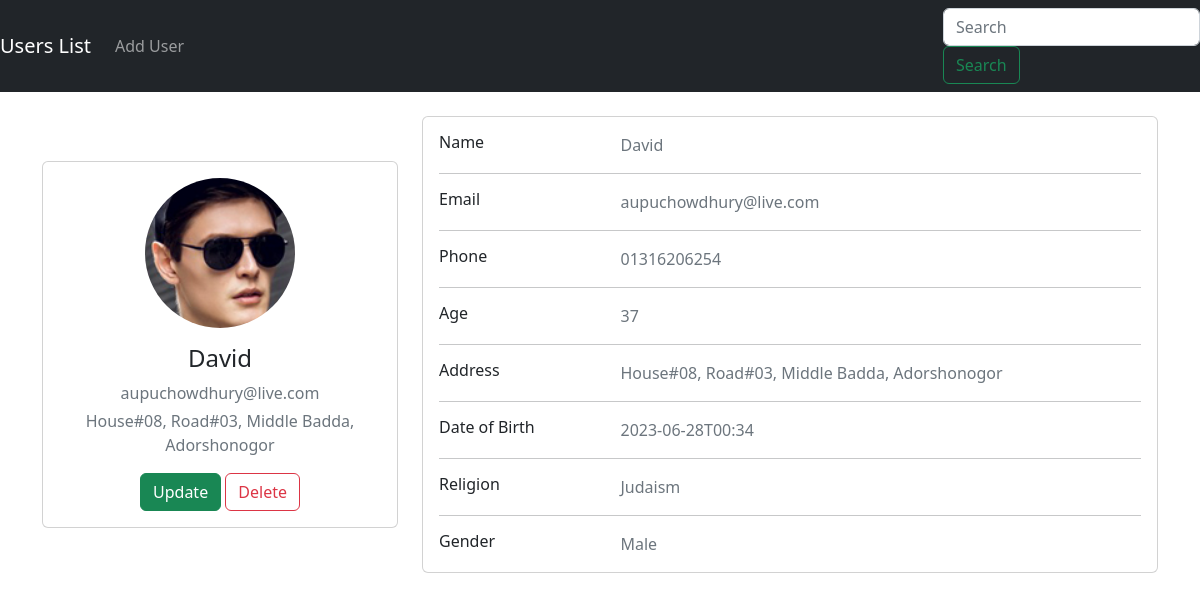
Screenshot of /detailsProfile/9/ with the database file from the repository.
### App/models.py (models this page shows, shortened)
class Profile(models.Model):
    RELIGION = (
        ('Islam', 'Islam'),
        ('Hinduism', 'Hinduism'),
        ('Buddhism', 'Buddhism'),
        ('Judaism', 'Judaism'),
        ('Christianity', 'Christianity')
    )
    GENDER = (
        ('Male', 'Male'),
        ('Female', 'Female'),
        ('Others', 'Others')
    )
    name =      models.CharField    (max_length=30, null=True, blank=True)
    image =     models.ImageField   (upload_to='profile_pic/', default='default/no_img.jpg', null=True, blank=True)
    email =     models.EmailField   (max_length=30, null=True, blank=True)
    age =       models.CharField    (max_length=2, null=True, blank=True)
    address =   models.TextField    (max_length=300, null=True, blank=True)
    phone =     models.TextField    (max_length=15, null=True, blank=True)
    dob =       models.TextField    (max_length=15, null=True, blank=True)
    religion =  models.CharField    (max_length=20, choices=RELIGION)
    gender =    models.CharField    (max_length=10, choices=GENDER)

### App/views.py (the view)
# urls.py: path('detailsProfile/<int:id>/', detailsProfile, name='detailsProfile'),
def detailsProfile(Request, id):
    prof = Profile.objects.get(id=id)
    return render(Request,'detailsProfile.html', locals())

### template/detailsProfile.html (shortened to what this page needs)
<!DOCTYPE html>
<html lang="en">
{% load static %}
<head>
    <link rel="stylesheet" href="{% static 'css/min.css' %}">
</head>
<body>
    <nav class="navbar navbar-expand-lg navbar navbar-dark bg-dark">
        <a class="navbar-brand" href="{% url 'main' %}">Users List</a>
        <div class="collapse navbar-collapse" id="navbarSupportedContent">
            <ul class="navbar-nav mr-auto">
                <li class="nav-item">
                    <a class="nav-link" href="{% url 'create' %}">Add User</a>
                </li>
            </ul>
        </div>
        <form class="form-inline my-2 my-lg-0" method="GET">
            <input class="form-control mr-sm-2" type="text" name="search" placeholder="Search" aria-label="Search">
            <button class="btn btn-outline-success my-2 my-sm-0" type="submit">Search</button>
        </form>
    </nav><br>
    <div class="container">
        <div class="main-body">
            <div class="row gutters-sm">
                <div class="col-md-4 mb-3">
                    <div class="card" style="margin-top: 45px">
                        <div class="card-body">
                            <div class="d-flex flex-column align-items-center text-center">
                                <img src="{{ prof.image.url}}" alt="Admin"
                                     class="rounded-circle" height="150" width="150">
                                <div class="mt-3">
                                    <h4>{{ prof.name }}</h4>
                                    <p class="text-secondary mb-1">{{ prof.email }}</p>
                                    <p class="text-muted font-size-sm">{{ prof.address }}</p>
                                    <a href="{% url 'update' prof.id %}"><button class="btn btn-success"> Update</button></a>
                                    <a href="{% url 'delete' prof.id %}"><button class="btn btn-outline-danger">Delete</button></a>
                                </div>
                            </div>
                        </div>
                    </div>
                </div>
                <div class="col-md-8">
                    <div class="card mb-3">
                        <div class="card-body">
                            <div class="row">
                                <div class="col-sm-3">
                                    <h6 class="mb-0">Name</h6>
                                </div>
                                <div class="col-sm-9 text-secondary">
                                    {{ prof.name}}
                                </div>
                            </div>
                            <hr>
                            <div class="row">
                                <div class="col-sm-3">
                                    <h6 class="mb-0">Email</h6>
                                </div>
                                <div class="col-sm-9 text-secondary">
                                    {{ prof.email}}
                                </div>
                            </div>
                            <hr>
                            <div class="row">
                                <div class="col-sm-3">
                                    <h6 class="mb-0">Phone</h6>
                                </div>
                                <div class="col-sm-9 text-secondary">
                                    {{prof.phone}}
                                </div>
                            </div>
                            <hr>
                            <div class="row">
                                <div class="col-sm-3">
                                    <h6 class="mb-0">Age</h6>
                                </div>
                                <div class="col-sm-9 text-secondary">
                                    {{prof.age}}
                                </div>
                            </div>
                            <hr>
                            <div class="row">
                                <div class="col-sm-3">
                                    <h6 class="mb-0">Address</h6>
                                </div>
                                <div class="col-sm-9 text-secondary">
                                    {{ prof.address}}
                                </div>
                            </div>
                            <hr>
                            <div class="row">
                                <div class="col-sm-3">
                                    <h6 class="mb-0">Date of Birth</h6>
                                </div>
                                <div class="col-sm-9 text-secondary">
                                    {{ prof.dob}}
                                </div>
                            </div>
                            <hr>
                            <div class="row">
                                <div class="col-sm-3">
                                    <h6 class="mb-0">Religion</h6>
                                </div>
                                <div class="col-sm-9 text-secondary">
                                    {{ prof.religion}}
                                </div>
                            </div>
                            <hr>
                            <div class="row">
                                <div class="col-sm-3">
                                    <h6 class="mb-0">Gender</h6>
                                </div>
                                <div class="col-sm-9 text-secondary">
                                    {{ prof.gender}}
                                </div>
                            </div>
                        </div>
                    </div>
                </div>
            </div>
        </div>
    </div>
</body>
</html>

### rows the page displays
Profile: image (picture), name "David", email "aupuchowdhury@live.com", address "House#08, Road#03, Middle Badda, Adorshonogor", phone "01316206254", age "37", dob "2023-06-28T00:34", religion "Judaism", gender "Male"
